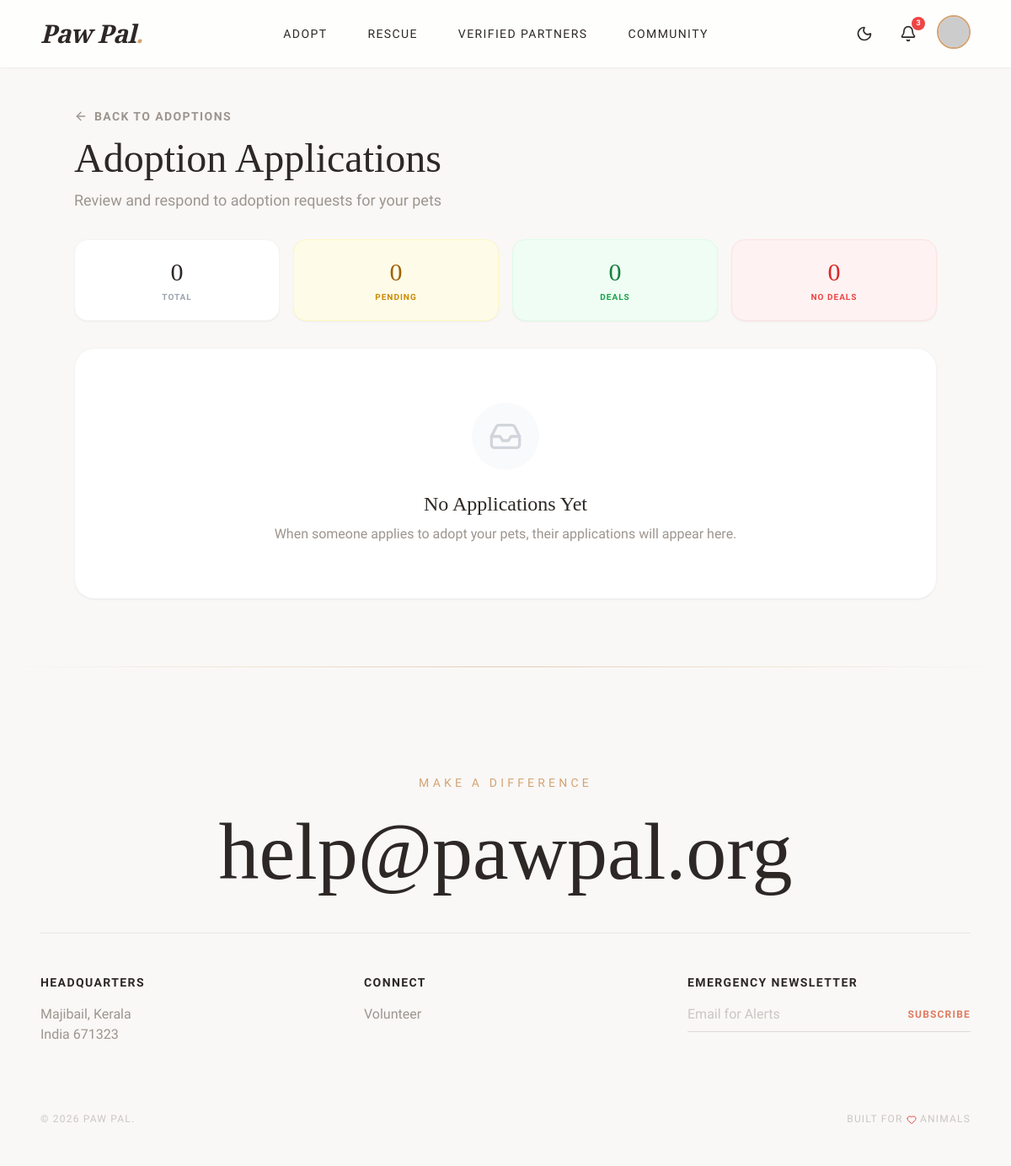
Before: /manage-applications.php (signed in) with the older database file.
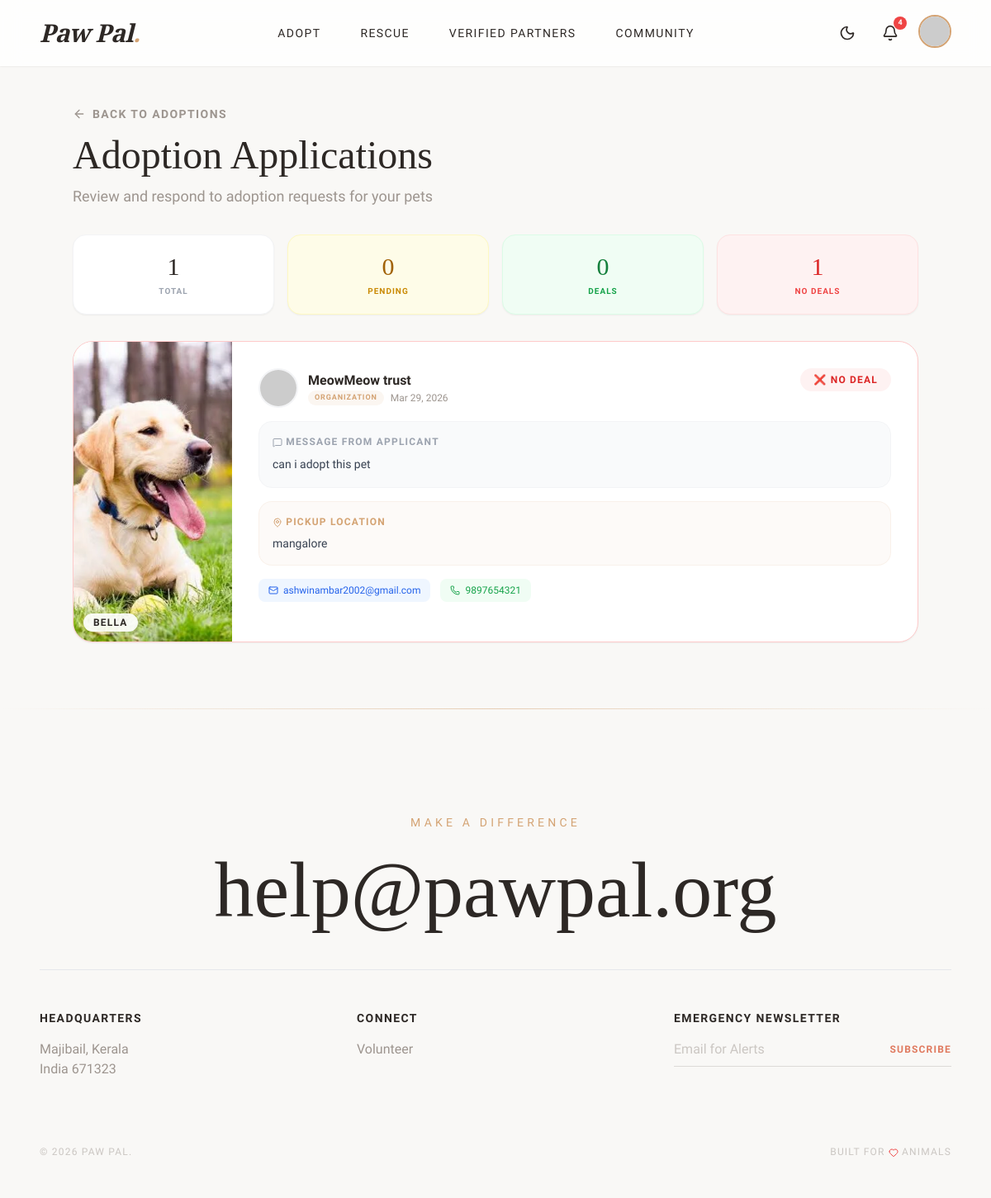
After: the same page with the newer database file.
### tables this page shows
CREATE TABLE `adoption_applications` (
  `id` int(11) NOT NULL,
  `user_id` int(11) NOT NULL,
  `pet_id` int(11) NOT NULL,
  `adopter_name` varchar(100) NOT NULL,
  `adopter_phone` varchar(20) NOT NULL,
  `message` text DEFAULT NULL,
  `pickup_location` varchar(255) DEFAULT NULL,
  `status` enum('Pending','Approved','Rejected') DEFAULT 'Pending',
  `owner_response` enum('Pending','Deal','No Deal') DEFAULT 'Pending',
  `owner_notes` text DEFAULT NULL,
  `application_date` timestamp NOT NULL DEFAULT current_timestamp()
);

CREATE TABLE `pets` (
  `id` int(11) NOT NULL,
  `name` varchar(50) NOT NULL,
  `type` enum('dog','cat','bird','other') NOT NULL,
  `breed` varchar(50) DEFAULT NULL,
  `age` varchar(20) DEFAULT NULL,
  `gender` enum('Male','Female') NOT NULL,
  `description` text DEFAULT NULL,
  `image` varchar(255) DEFAULT 'default_pet.jpg',
  `status` enum('Available','Adopted','Pending') DEFAULT 'Available',
  `added_by` int(11) DEFAULT NULL,
  `added_at` timestamp NOT NULL DEFAULT current_timestamp(),
  `location` varchar(255) DEFAULT NULL
);

CREATE TABLE `users` (
  `id` int(11) NOT NULL,
  `username` varchar(50) NOT NULL,
  `email` varchar(100) NOT NULL,
  `password` varchar(255) NOT NULL,
  `phone` varchar(20) DEFAULT NULL,
  `address` text DEFAULT NULL,
  `role` enum('user','admin','volunteer','rescuer','organization') DEFAULT 'user',
  `is_verified` tinyint(1) DEFAULT 0,
  `created_at` timestamp NOT NULL DEFAULT current_timestamp(),
  `gender` varchar(20) DEFAULT NULL,
  `dob` date DEFAULT NULL,
  `profile_image` varchar(255) DEFAULT NULL,
  `lives_saved` int(11) DEFAULT 0,
  `organization_name` varchar(150) DEFAULT NULL,
  `reset_token` varchar(255) DEFAULT NULL,
  `reset_expiry` datetime DEFAULT NULL,
  `latitude` decimal(10,8) DEFAULT NULL,
  `longitude` decimal(11,8) DEFAULT NULL
);

### manage-applications.php (the view, shortened to what the rows shown need)
<?php
include 'config.php';
$userId = (int) $_SESSION['user_id'];
$appsQuery = $conn->prepare("
    SELECT aa.*,
           u.username as applicant_name, u.email as applicant_email, u.phone as applicant_phone,
           u.profile_image as applicant_image, u.role as applicant_role,
           p.name as pet_name, p.image as pet_image, p.breed, p.type, p.status as pet_status
    FROM adoption_applications aa
    JOIN users u ON aa.user_id = u.id
    JOIN pets p ON aa.pet_id = p.id
    WHERE p.added_by = ?
    ORDER BY
        CASE aa.owner_response WHEN 'Pending' THEN 0 ELSE 1 END,
        aa.application_date DESC
");
$appsQuery->bind_param("i", $userId);
$appsQuery->execute();
$applications = $appsQuery->get_result();
$appsList = [];
while ($row = $applications->fetch_assoc()) {
    $appsList[] = $row;
}
include 'includes/header.php';
?>
<section class="pt-32 pb-20 px-6">
    <div class="max-w-5xl mx-auto">
        <div class="mb-8">
            <h1 class="font-serif text-5xl text-paw-dark mb-3">Adoption Applications</h1>
        </div>
        <?php if (empty($appsList)): ?>
            <div class="bg-white rounded-3xl shadow-sm border border-gray-100 p-16 text-center">
                <h2 class="font-serif text-2xl text-paw-dark mb-2">No Applications Yet</h2>
            </div>
        <?php else: ?>
            <div class="space-y-6">
                <?php foreach ($appsList as $app):
                    $appImgSrc = 'https://api.dicebear.com/9.x/toon-head/svg?seed=' . urlencode($app['applicant_name']);
                    if (!empty($app['applicant_image'])) {
                        if (strpos($app['applicant_image'], 'http') === 0) {
                            $appImgSrc = $app['applicant_image'];
                        } else if (file_exists('uploads/users/' . $app['applicant_image'])) {
                            $appImgSrc = 'uploads/users/' . rawurlencode($app['applicant_image']);
                        }
                    }
                    $isPending = $app['owner_response'] === 'Pending';
                    $isDeal = $app['owner_response'] === 'Deal';
                    $cardBorder = $isPending ? 'border-yellow-200' : ($isDeal ? 'border-green-200' : 'border-red-200');
                    $statusBg = $isPending ? 'bg-yellow-50 text-yellow-700' : ($isDeal ? 'bg-green-50 text-green-700' : 'bg-red-50 text-red-600');
                    $statusLabel = $isPending ? 'Awaiting Your Response' : ($isDeal ? '✅ Deal' : '❌ No Deal');
                    ?>
                    <div
                        class="bg-white rounded-3xl shadow-sm border <?php echo $cardBorder; ?> overflow-hidden transition-all hover:shadow-md">
                        <div class="flex flex-col md:flex-row">
                            <div class="md:w-48 h-48 md:h-auto flex-shrink-0 relative">
                                <img src="uploads/pets/<?php echo rawurlencode($app['pet_image']); ?>"
                                    alt="<?php echo htmlspecialchars($app['pet_name']); ?>" class="w-full h-full object-cover">
                                <div class="absolute bottom-3 left-3">
                                    <span
                                        class="px-3 py-1 bg-white/90 backdrop-blur rounded-full text-xs font-bold uppercase tracking-widest text-paw-dark shadow-sm">
                                        <?php echo htmlspecialchars($app['pet_name']); ?>
                                    </span>
                                </div>
                            </div>
                            <div class="flex-1 p-6 md:p-8">
                                <div class="flex flex-col sm:flex-row sm:items-start sm:justify-between gap-4 mb-4">
                                    <div class="flex items-center gap-3">
                                        <div
                                            class="w-12 h-12 rounded-full overflow-hidden border-2 border-gray-100 flex-shrink-0">
                                            <img src="<?php echo $appImgSrc; ?>" class="w-full h-full object-cover"
                                                alt="<?php echo htmlspecialchars($app['applicant_name']); ?>">
                                        </div>
                                        <div>
                                            <p class="font-bold text-paw-dark">
                                                <?php echo htmlspecialchars($app['adopter_name'] ?? $app['applicant_name']); ?>
                                            </p>
                                            <div class="flex items-center gap-2">
                                                <span
                                                    class="px-2 py-0.5 rounded-full text-[9px] font-bold uppercase tracking-widest bg-paw-accent/10 text-paw-accent">
                                                    <?php echo ucfirst($app['applicant_role']); ?>
                                                </span>
                                                <span class="text-xs text-paw-gray">
                                                    <?php echo date('M d, Y', strtotime($app['application_date'])); ?>
                                                </span>
                                            </div>
                                        </div>
                                    </div>
                                    <span
                                        class="inline-flex items-center gap-1.5 px-4 py-1.5 rounded-full text-xs font-bold uppercase tracking-widest <?php echo $statusBg; ?> self-start">
                                        <?php echo $statusLabel; ?>
                                    </span>
                                </div>
                                <div class="bg-gray-50 rounded-2xl p-4 mb-4 border border-gray-100">
                                    <p class="text-xs font-bold uppercase tracking-widest text-gray-400 mb-2">
                                        <i data-lucide="message-square" class="w-3 h-3 inline"></i> Message from Applicant
                                    </p>
                                    <p class="text-sm text-gray-700 leading-relaxed">
                                        <?php echo nl2br(htmlspecialchars($app['message'] ?? 'No message provided.')); ?>
                                    </p>
                                </div>
                                <div class="bg-paw-accent/5 rounded-2xl p-4 mb-4 border border-paw-accent/10">
                                    <p class="text-xs font-bold uppercase tracking-widest text-paw-accent mb-2">
                                        <i data-lucide="map-pin" class="w-3 h-3 inline"></i> Pickup Location
                                    </p>
                                    <p class="text-sm text-gray-700 font-medium">
                                        <?php echo htmlspecialchars($app['pickup_location'] ?? 'Not specified'); ?>
                                    </p>
                                </div>
                                <div class="flex flex-wrap gap-3 mb-4">
                                    <?php if (!empty($app['applicant_email'])): ?>
                                        <a href="mailto:<?php echo htmlspecialchars($app['applicant_email']); ?>"
                                            class="inline-flex items-center gap-1.5 px-3 py-1.5 bg-blue-50 text-blue-600 rounded-lg text-xs font-medium hover:bg-blue-100 transition-colors">
                                            <i data-lucide="mail" class="w-3 h-3"></i>
                                            <?php echo htmlspecialchars($app['applicant_email']); ?>
                                        </a>
                                    <?php endif; ?>
                                    <?php if (!empty($app['adopter_phone'])): ?>
                                        <a href="tel:<?php echo htmlspecialchars($app['adopter_phone']); ?>"
                                            class="inline-flex items-center gap-1.5 px-3 py-1.5 bg-green-50 text-green-600 rounded-lg text-xs font-medium hover:bg-green-100 transition-colors">
                                            <i data-lucide="phone" class="w-3 h-3"></i>
                                            <?php echo htmlspecialchars($app['adopter_phone']); ?>
                                        </a>
                                    <?php endif; ?>
                                </div>
                            </div>
                        </div>
                    </div>
                <?php endforeach; ?>
            </div>
        <?php endif; ?>
    </div>
</section>
<?php include 'includes/footer.php'; ?>

Changed rows visible on the page:
added adoption_applications: pet.image (picture), pet.name "BELLA", adopter_name "MeowMeow trust", user.role "ORGANIZATION", application_date "Mar 29, 2026", owner_response "❌ NO DEAL", message "can i adopt this pet", pickup_location "mangalore", user.email "ashwinambar2002@gmail.com", adopter_phone "9897654321"
Other visible differences:
$notifCount: "3" → "4"
$totalApps: "0" → "1"
$noDealApps: "0" → "1"
text no longer shown: "No Applications Yet When someone applies to adopt your pets, their applications will appear here."
